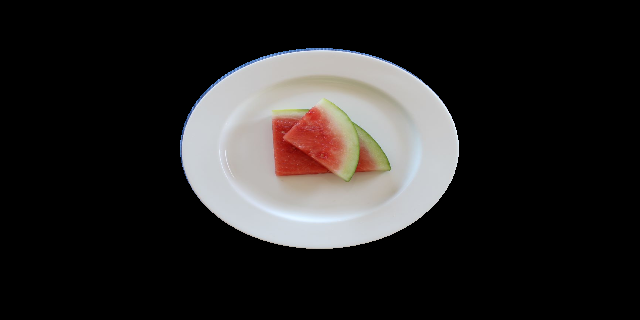
#> input picture data/02.png, 640 x 320 px
$ python thresholdingtest.py
#> lines starting #> are read from the running program, lines starting #| are printed output that depends on the picture; after the words box and inside, x2 and y2 are one past the last pixel; in counts of white or black regions, pixels touching at a corner belong together
import cv2 as cv
import numpy as np

from matplotlib import pyplot as plt

def convertBlackPxToWhitePx (img) :
    for i in range(0, img.shape[0]) :
        for j in range(1, img.shape[1]) :
            pixel = img[i][j]
            if not pixel[:3].any() :
                img[i][j] = [255, 255, 255]

    return img

if __name__ == "__main__" :
    # Read the image
    img = cv.imread('data/02.png')
#> img is the input picture: shape (320, 640, 3); mean B, G, R 38.2, 39, 41.2
    # [5 lines of commented-out code are left out]
    resized = cv.resize(img, (500, 500))
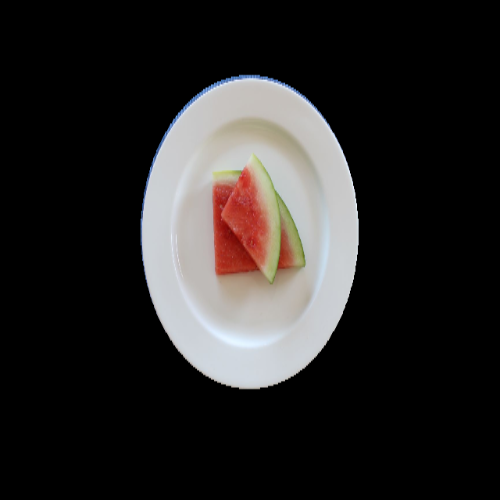
#> resized: shape (500, 500, 3); mean B, G, R 38.2, 38.9, 41.2
    # Perform a median blur with a window of 5 by 5 pixels
    blurred = cv.medianBlur(img, 5)
    # Perform k nearest neighbors (kNN) clustering on the colors of the images
    criteria = (cv.TERM_CRITERIA_EPS + cv.TERM_CRITERIA_MAX_ITER, 10, 1.0)
    K = 7
    temp = blurred.reshape((blurred.shape[0] * blurred.shape[1], 3))
    # temp = np.transpose(temp, (1, 0))
    temp = np.float32(temp)
    ret,label,center=cv.kmeans(temp,K,None,criteria,10,cv.KMEANS_RANDOM_CENTERS)
#> ret = 12904447.8; center = [[97.83, 133.5, 165], [0, 0, 0], [41.9, 54.8, 168.3], [180.6, 124.1, 89.96], [145.4, 169.9, 179.6], [186.9, 190.8, 193.6], [211.7, 207.7, 203.8]]
    center = np.uint8(center)
#> center = [[97, 133, 164], [0, 0, 0], [41, 54, 168], [180, 124, 89], [145, 169, 179], [186, 190, 193], [211, 207, 203]]
    res1 = center[label.flatten()]
    # Take the gray scale of the image
    res1 = res1.reshape((blurred.shape))
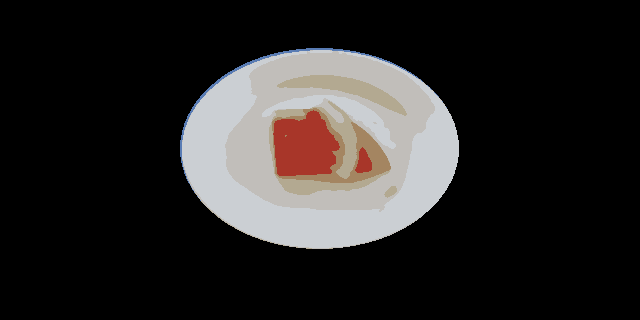
#> res1: shape (320, 640, 3); mean B, G, R 37.9, 38.8, 41
    grayscale = cv.cvtColor(res1, cv.COLOR_BGRA2GRAY)
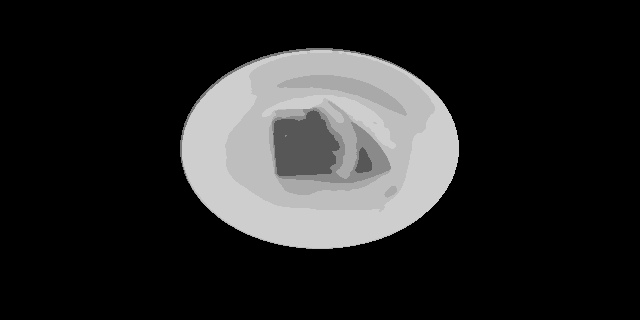
#> grayscale: shape (320, 640); min 0, max 206, mean 39.3
    # Perform a median blur with a window of 9 by 9 pixels
    blurred2 = cv.medianBlur(grayscale, 9)
    # Perform kNN clustering on the colors of the images
    temp2 = blurred2.reshape((blurred2.shape[0] * blurred2.shape[1]), -1)
    temp2 = np.float32(blurred2)
    K = 4
    ret,label,center=cv.kmeans(temp2,K,None,criteria,100,cv.KMEANS_RANDOM_CENTERS)
#> ret = 94876875.5; label = 320 values, max 3 at index 0, min 0 at index 74, mean 1.81
    center = np.uint8(center)
    res2 = center[label.flatten()]
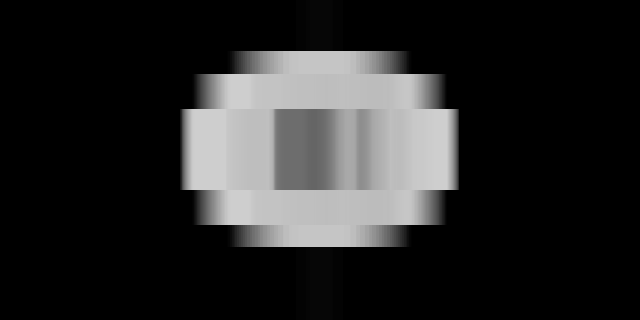
#> res2: shape (320, 640); min 0, max 206, mean 39.1
    res2 = res2.reshape((blurred2.shape))
    # Perform a binary invert threshold filter on the image with a threshold of 200
    ret,th = cv.threshold(grayscale,127,255,cv.THRESH_BINARY)
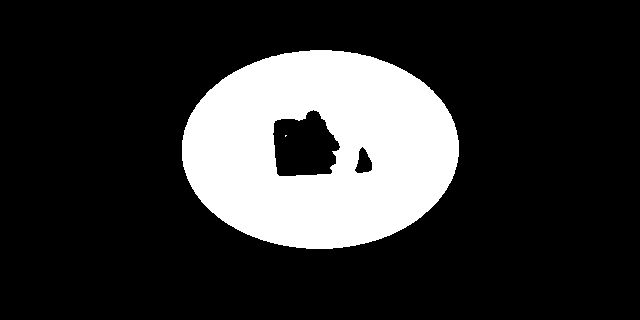
#> th: shape (320, 640); 19.4% white; 2 white regions (1 under 20 px), largest, box (x1, y1, x2, y2) and area: (182, 50, 459, 249) 39699

    # [24 lines of commented-out code are left out]

    plt.imshow(cv.cvtColor(th, cv.COLOR_BGR2RGB))

    plt.show()
